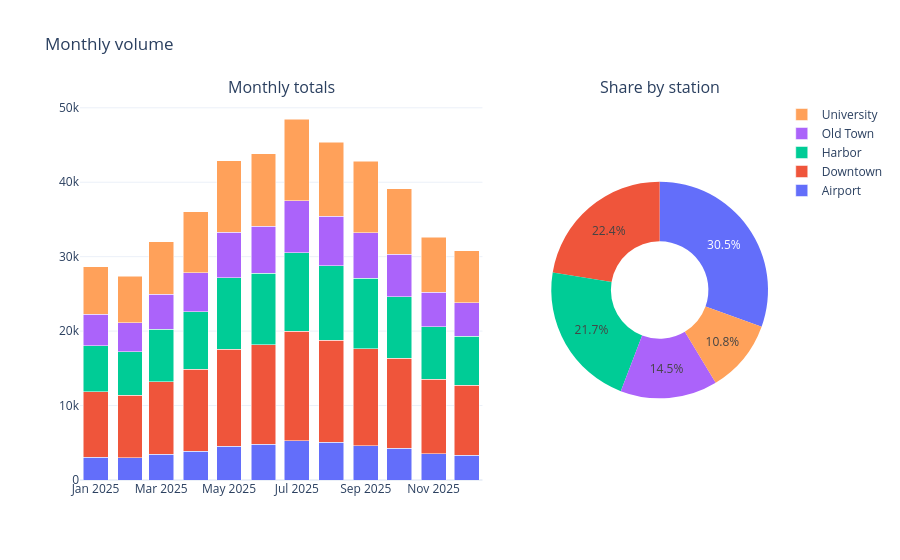

Notebook source saved alongside this figure:
### Markdown cell above
### 🟢 Cell 10 · `code` · added (only in `after.ipynb`)

```diff
+month = df["date"].dt.to_period("M").dt.to_timestamp()
+monthly = df.groupby([month, "station"])["rides"].sum().unstack()
+fig = make_subplots(rows=1, cols=2, column_widths=[0.65, 0.35],
+                    subplot_titles=("Monthly totals", "Share by station"),
+                    specs=[[{"type": "xy"}, {"type": "domain"}]])
+for name in monthly.columns:
+    fig.add_trace(go.Bar(x=monthly.index, y=monthly[name], name=name), row=1, col=1)
+fig.add_trace(go.Pie(labels=monthly.columns, values=monthly.sum(), hole=0.45, showlegend=False), row=1, col=2)
+fig.update_layout(barmode="stack", title="Monthly volume")
+fig.show()
```

### Code cell
month = df["date"].dt.to_period("M").dt.to_timestamp()
monthly = df.groupby([month, "station"])["rides"].sum().unstack()
fig = make_subplots(rows=1, cols=2, column_widths=[0.65, 0.35],
                    subplot_titles=("Monthly totals", "Share by station"),
                    specs=[[{"type": "xy"}, {"type": "domain"}]])
for name in monthly.columns:
    fig.add_trace(go.Bar(x=monthly.index, y=monthly[name], name=name), row=1, col=1)
fig.add_trace(go.Pie(labels=monthly.columns, values=monthly.sum(), hole=0.45, showlegend=False), row=1, col=2)
fig.update_layout(barmode="stack", title="Monthly volume")
fig.show()

### Figure 1 — Plotly figure (JSON) as saved in the notebook; plotly's stock layout.template omitted (floating-point values rounded to 4 significant figures)
{"data": [{"name": "Airport", "type": "bar", "x": ["2025-01-01T00:00:00.000000", "2025-02-01T00:00:00.000000", "2025-03-01T00:00:00.000000", "2025-04-01T00:00:00.000000", "2025-05-01T00:00:00.000000", "2025-06-01T00:00:00.000000", "2025-07-01T00:00:00.000000", "2025-08-01T00:00:00.000000", "2025-09-01T00:00:00.000000", "2025-10-01T00:00:00.000000", "2025-11-01T00:00:00.000000", "2025-12-01T00:00:00.000000"], "xaxis": "x", "y": [3071, 2983, 3440, 3845, 4557, 4778, 5256, 5084, 4615, 4269, 3555, 3332], "yaxis": "y"}, {"name": "Downtown", "type": "bar", "x": ["2025-01-01T00:00:00.000000", "2025-02-01T00:00:00.000000", "2025-03-01T00:00:00.000000", "2025-04-01T00:00:00.000000", "2025-05-01T00:00:00.000000", "2025-06-01T00:00:00.000000", "2025-07-01T00:00:00.000000", "2025-08-01T00:00:00.000000", "2025-09-01T00:00:00.000000", "2025-10-01T00:00:00.000000", "2025-11-01T00:00:00.000000", "2025-12-01T00:00:00.000000"], "xaxis": "x", "y": [8783, 8416, 9767, 11024, 12990, 13403, 14739, 13722, 12985, 12096, 9990, 9386], "yaxis": "y"}, {"name": "Harbor", "type": "bar", "x": ["2025-01-01T00:00:00.000000", "2025-02-01T00:00:00.000000", "2025-03-01T00:00:00.000000", "2025-04-01T00:00:00.000000", "2025-05-01T00:00:00.000000", "2025-06-01T00:00:00.000000", "2025-07-01T00:00:00.000000", "2025-08-01T00:00:00.000000", "2025-09-01T00:00:00.000000", "2025-10-01T00:00:00.000000", "2025-11-01T00:00:00.000000", "2025-12-01T00:00:00.000000"], "xaxis": "x", "y": [6148, 5859, 7075, 7723, 9597, 9585, 10530, 9969, 9481, 8286, 7037, 6582], "yaxis": "y"}, {"name": "Old Town", "type": "bar", "x": ["2025-01-01T00:00:00.000000", "2025-02-01T00:00:00.000000", "2025-03-01T00:00:00.000000", "2025-04-01T00:00:00.000000", "2025-05-01T00:00:00.000000", "2025-06-01T00:00:00.000000", "2025-07-01T00:00:00.000000", "2025-08-01T00:00:00.000000", "2025-09-01T00:00:00.000000", "2025-10-01T00:00:00.000000", "2025-11-01T00:00:00.000000", "2025-12-01T00:00:00.000000"], "xaxis": "x", "y": [4261, 3888, 4691, 5257, 6144, 6330, 7020, 6636, 6134, 5675, 4670, 4527], "yaxis": "y"}, {"name": "University", "type": "bar", "x": ["2025-01-01T00:00:00.000000", "2025-02-01T00:00:00.000000", "2025-03-01T00:00:00.000000", "2025-04-01T00:00:00.000000", "2025-05-01T00:00:00.000000", "2025-06-01T00:00:00.000000", "2025-07-01T00:00:00.000000", "2025-08-01T00:00:00.000000", "2025-09-01T00:00:00.000000", "2025-10-01T00:00:00.000000", "2025-11-01T00:00:00.000000", "2025-12-01T00:00:00.000000"], "xaxis": "x", "y": [6390, 6248, 7031, 8215, 9574, 9731, 10951, 9982, 9604, 8817, 7366, 6993], "yaxis": "y"}, {"domain": {"x": [0.685, 1.0], "y": [0.0, 1.0]}, "hole": 0.45, "labels": ["Airport", "Downtown", "Harbor", "Old Town", "University"], "showlegend": false, "type": "pie", "values": [48785, 137301, 97872, 65233, 100902]}], "layout": {"annotations": [{"font": {"size": 16}, "showarrow": false, "text": "Monthly totals", "x": 0.2925, "xanchor": "center", "xref": "paper", "y": 1.0, "yanchor": "bottom", "yref": "paper"}, {"font": {"size": 16}, "showarrow": false, "text": "Share by station", "x": 0.8425, "xanchor": "center", "xref": "paper", "y": 1.0, "yanchor": "bottom", "yref": "paper"}], "barmode": "stack", "title": {"text": "Monthly volume"}, "xaxis": {"anchor": "y", "domain": [0.0, 0.585]}, "yaxis": {"anchor": "x", "domain": [0.0, 1.0]}}}
